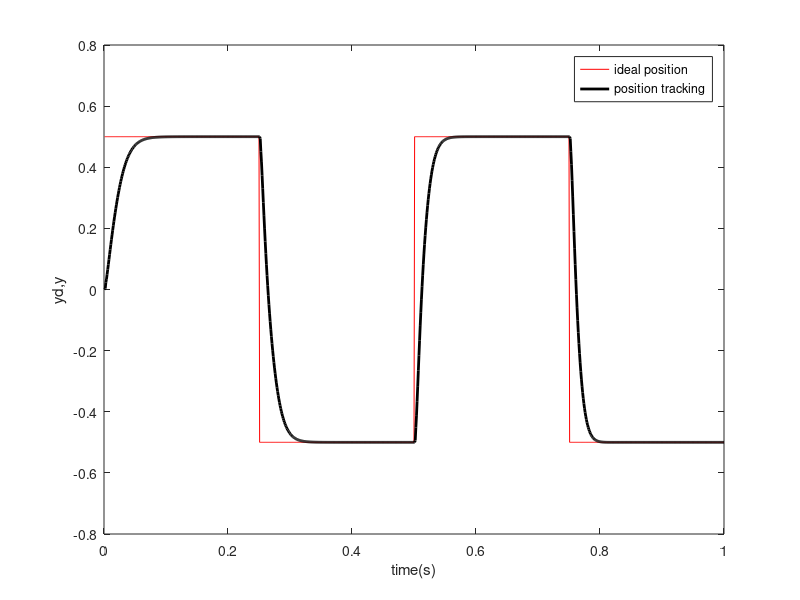
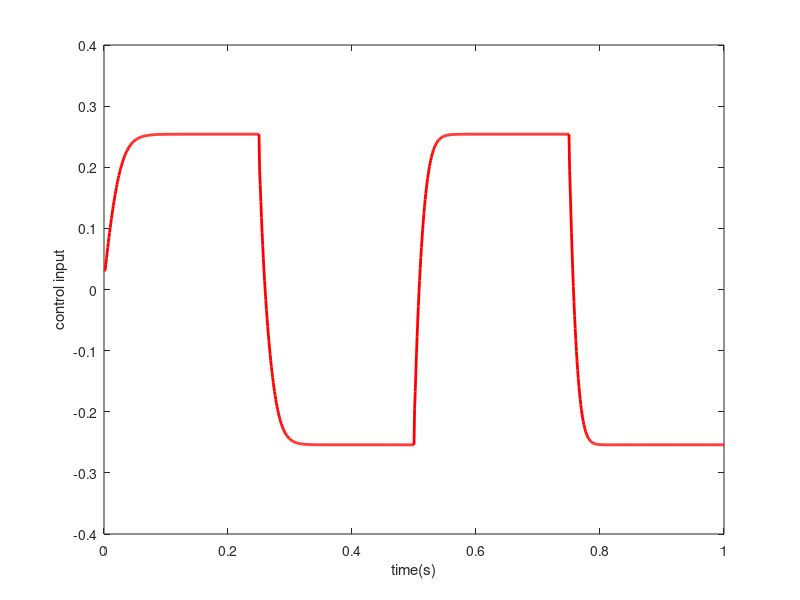

Here is the MATLAB script that generated these plots, in order:
clear all;
%close all;

ts=0.001;
x=[0 0 0]';
y_1=0;y_2=0;
u_1=0;u_2=0;
% wkp_1=0.10;
% wki_1=0.10;
% wkd_1=0.10;
wkp_1=rand;
wki_1=rand;
wkd_1=rand;
xitep=0.40;
xitei=0.35;
xited=0.40;
error1=0;
error2=0;

for k=1:1:1000
    time(k)=k*ts;

yd(k)=0.5*sign(sin(4*pi*k*ts));
y(k)=0.368*y_1+0.26*y_2+0.1*u_1+0.632*u_2;
error(k)=yd(k)-y(k);

M= 1;

if M==1
    wkp(k)=wkp_1+xitep*x(1)*u_1;
    wki(k)=wki_1+xitei*x(2)*u_1;
    wkd(k)=wkd_1+xited*x(3)*u_1;
    K=0.06;
elseif M==2
    wkp(k)=wkp_1+xitep*error(k)*x(1);%这里用的是delta公式，效果还不如用u1
    wki(k)=wki_1+xitei*error(k)*x(2);
    wkd(k)=wkd_1+xited*error(k)*x(3);
    K=0.12;
elseif M==3
    wkp(k)=wkp_1+xitep*x(1)*u_1*error(k);
    wki(k)=wki_1+xitei*x(2)*u_1*error(k);
    wkd(k)=wkd_1+xited*x(3)*u_1*error(k);
    K=0.12;
elseif M==4
    wkp(k)=wkp_1+xitep*(2*error(k)-error1)*u_1*error(k);
    wki(k)=wki_1+xitei*(2*error(k)-error1)*u_1*error(k);
    wkd(k)=wkd_1+xited*(2*error(k)-error1)*u_1*error(k);
    K=0.12;
end

x(1)=error(k)-error1;
x(2)=error(k);
x(3)=error(k)-2*error1+error2;

wadd(k)=abs(wkp(k))+abs(wki(k))+abs(wkd(k));
w11(k)=wkp(k)/wadd(k);
w22(k)=wki(k)/wadd(k);
w33(k)=wkd(k)/wadd(k);
w=[w11(k) w22(k) w33(k)];
u(k)=u_1+K*w*x;

error2=error1;
error1=error(k);
u_2=u_1;u_1=u(k);
y_2=y_1;y_1=y(k);

wkp_1=wkp(k);
wki_1=wki(k);
wkd_1=wkd(k);
end

figure(5);
plot(time,yd,'r',time,y,'k','linewidth',2);
xlabel('time(s)');
ylabel('yd,y');
legend('ideal position','position tracking');
figure(6);
plot(time,u,'r','linewidth',2);
xlabel('time(s)');
ylabel('control input');
